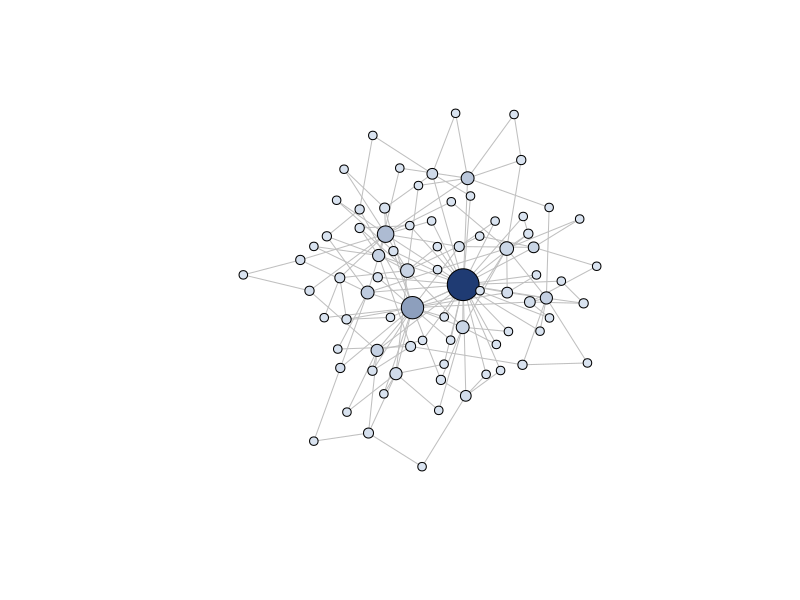
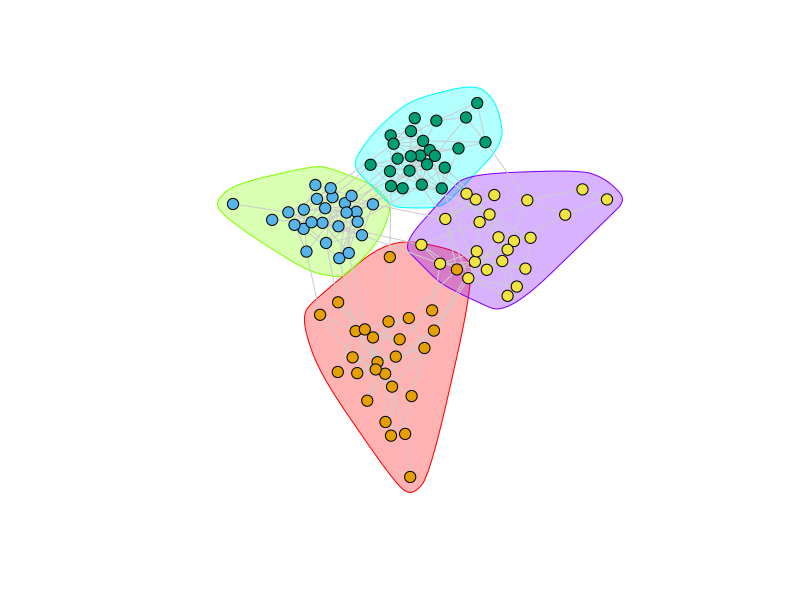
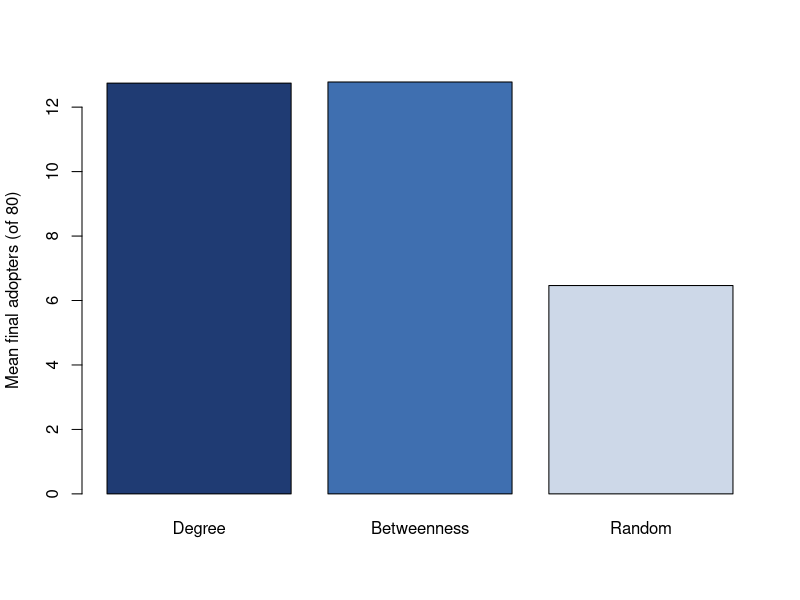

Write R code to recreate these figures, in order.
## ---- chunk 1
#| fig-cap: "A simulated scale-free social/co-purchase graph of 80 nodes generated by preferential attachment. Node size is proportional to degree; color encodes betweenness (darker = higher). The hubs (large nodes) and the brokers (dark nodes) are not always the same vertices, which is the practical point of distinguishing centrality measures."
library(igraph)
set.seed(20260622)

# --- Build a simulated scale-free network (Barabasi-Albert) ---
# Interpretable as a social graph (who-follows-whom) or, with edges read as
# "frequently bought together," a product co-purchase graph.
g <- sample_pa(n = 80, power = 1.1, m = 2, directed = FALSE)
V(g)$name <- paste0("u", seq_len(vcount(g)))

# --- Centrality measures (all functions of the adjacency structure) ---
deg  <- degree(g)
btw  <- betweenness(g, normalized = TRUE)
eig  <- eigen_centrality(g)$vector

cent <- data.frame(
  node       = V(g)$name,
  degree     = deg,
  betweenness = round(btw, 3),
  eigenvector = round(eig, 3)
)

# Show the five highest-degree nodes and how they rank on the other measures
top_deg <- head(cent[order(-cent$degree), ], 5)
cat("Top-5 nodes by degree:\n")
print(top_deg, row.names = FALSE)

# The top node by EACH measure can differ:
cat("\nMost central node by measure:\n")
cat("  degree     :", cent$node[which.max(cent$degree)], "\n")
cat("  betweenness:", cent$node[which.max(cent$betweenness)], "\n")
cat("  eigenvector:", cent$node[which.max(cent$eigenvector)], "\n")

# Rank correlation between degree and betweenness: high but not 1,
# which is exactly why brokers and hubs are distinct managerial targets.
cat("\nSpearman corr(degree, betweenness):",
    round(cor(deg, btw, method = "spearman"), 3), "\n")

# --- Visualize ---
node_col <- colorRampPalette(c("#d9e3f0", "#1f3b73"))(100)[
  as.integer(cut(btw, breaks = 100, include.lowest = TRUE))]
plot(g,
     vertex.size   = 4 + 14 * (deg / max(deg)),
     vertex.color  = node_col,
     vertex.label  = NA,
     edge.color    = "grey75",
     layout        = layout_with_fr(g))
## ---- chunk 2
#| fig-cap: "Community structure of a simulated graph with planted groups. Nodes are colored by detected community. The Louvain partition recovers the dense subgroups; modularity quantifies how much denser within-community ties are than chance."
library(igraph)
set.seed(20260622)

# --- Simulate a graph with PLANTED community structure ---
# Stochastic block model: 4 blocks (think 4 customer tribes / 4 product
# categories) with high within-block and low between-block edge probability.
block_sizes <- c(25, 25, 25, 25)
p_within  <- 0.18
p_between <- 0.01
pref <- matrix(p_between, nrow = 4, ncol = 4)
diag(pref) <- p_within
gsbm <- sample_sbm(n = sum(block_sizes),
                   pref.matrix = pref,
                   block.sizes = block_sizes)

# --- Louvain community detection (modularity maximization) ---
comm_louvain <- cluster_louvain(gsbm)

cat("Number of communities found:", length(comm_louvain), "\n")
cat("Community sizes:", paste(sizes(comm_louvain), collapse = ", "), "\n")
cat("Modularity Q:", round(modularity(comm_louvain), 3), "\n")

# Leiden is available in recent igraph; fall back to Louvain if not present,
# so the chapter renders across versions.
leiden_ok <- "cluster_leiden" %in% ls("package:igraph")
if (leiden_ok) {
  comm_leiden <- cluster_leiden(gsbm, objective_function = "modularity")
  cat("Leiden communities:", length(unique(membership(comm_leiden))), "\n")
}

# --- Visualize the Louvain partition ---
plot(comm_louvain, gsbm,
     vertex.size  = 6,
     vertex.label = NA,
     edge.color   = "grey80",
     layout       = layout_with_fr(gsbm))
## ---- chunk 3
#| fig-cap: "Independent-cascade diffusion over a simulated scale-free graph. Each bar is the mean final number of adopters (out of 80 nodes) across 200 cascade simulations, for three seeding rules with the same seed-set size. Degree- and betweenness-based seeding outperform random seeding, the simulated counterpart of the empirical 'seed the hubs' result."
library(igraph)
set.seed(20260622)

g <- sample_pa(n = 80, power = 1.1, m = 2, directed = FALSE)
A <- as_adjacency_matrix(g, sparse = FALSE)
n <- vcount(g)

# --- One independent-cascade realization from a given seed set ---
# Each active node gets ONE chance to activate each inactive neighbor,
# succeeding with probability p along that edge.
ic_spread <- function(adj, seeds, p = 0.12) {
  active   <- rep(FALSE, nrow(adj)); active[seeds] <- TRUE
  frontier <- seeds
  while (length(frontier) > 0) {
    new_active <- integer(0)
    for (u in frontier) {
      nbrs <- which(adj[u, ] == 1 & !active)
      if (length(nbrs) > 0) {
        success <- nbrs[runif(length(nbrs)) < p]
        new_active <- c(new_active, success)
      }
    }
    new_active <- unique(new_active)
    active[new_active] <- TRUE
    frontier <- new_active
  }
  sum(active)
}

# --- Monte Carlo: mean spread for each seeding rule ---
mc_spread <- function(seeds, reps = 200, p = 0.12) {
  mean(replicate(reps, ic_spread(A, seeds, p)))
}

k <- 3  # seed-set size
deg  <- degree(g)
btw  <- betweenness(g)

seeds_degree <- order(deg, decreasing = TRUE)[1:k]
seeds_betw   <- order(btw, decreasing = TRUE)[1:k]
set.seed(101)
seeds_random <- sample(seq_len(n), k)

results <- c(
  Degree      = mc_spread(seeds_degree),
  Betweenness = mc_spread(seeds_betw),
  Random      = mc_spread(seeds_random)
)

cat("Mean final adopters out of", n, "nodes (k =", k, "seeds, 200 sims):\n")
print(round(results, 1))

barplot(results,
        ylab = "Mean final adopters (of 80)",
        col  = c("#1f3b73", "#3f6fb0", "#cdd8e8"),
        main = "")
